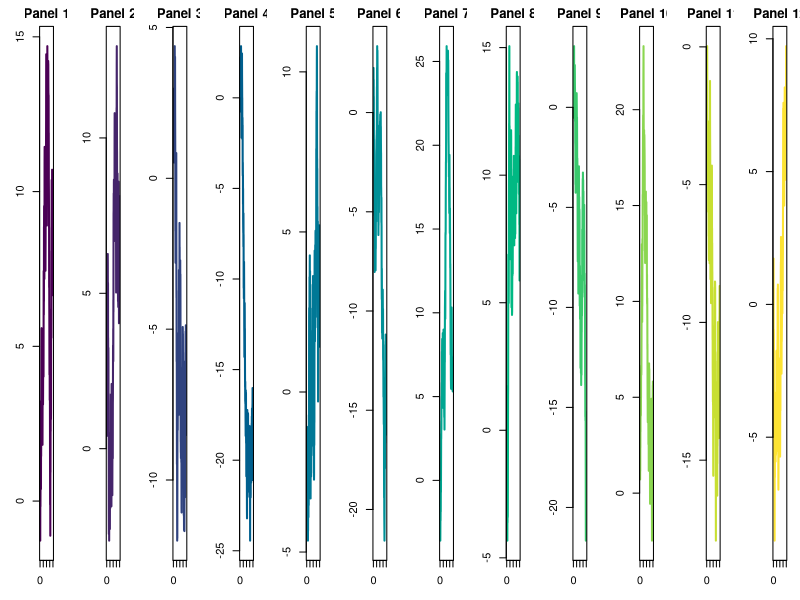
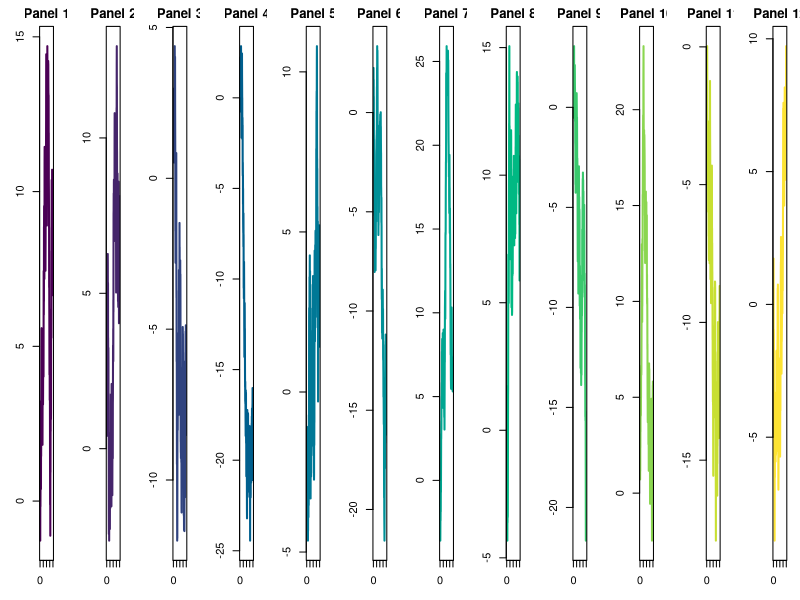

Here is the R script that generated these plots, in order: (Note: this script raises an error after producing the figures.)
## ---- chunk 1
library(ragg)

# A collage: `n` panels side by side, like a wide patchwork figure.
collage <- function(n = 12) {
  set.seed(1)
  par(mfrow = c(1, n), mar = c(3, 3, 2, 1))
  for (i in seq_len(n)) {
    plot(
      cumsum(rnorm(200)),
      type = "l",
      main = paste("Panel", i),
      xlab = "",
      ylab = "",
      col = hcl.colors(n)[i],
      lwd = 2
    )
  }
}
## ---- chunk 2
#| fig-alt: >-
#|   A row of 12 small line plots of random walks, each in its own color
#| panzoom: true
#| fig-width: 25
#| fig-height: 2
#| dev: agg_webp
#| fig-ext: webp
#| dev.args:
#|   units: "in"
#|   res: 96
#| fig-cap: "A 25 × 2 inch collage of 12 random walks."

collage(n = 12)
## ---- chunk 3
#| fig-alt: >-
#|   A row of 12 small line plots of random walks, each in its own color
#| panzoom: true
#| fig-width: 25
#| fig-height: 2
#| dev: svg
#| fig-cap: "A 25 × 2 inch collage of 12 random walks."

collage(n = 12)
## ---- chunk 4
#| fig-alt: >-
#|   Filled contour map of Maunga Whau's heights in terrain colors, with a color
#|   key
#| panzoom: true
#| dev: agg_webp
#| fig-ext: webp
#| dev.args:
#|   units: "in"
#|   res: 96
#| fig-cap: "Maunga Whau's heights as filled contours."

filled.contour(volcano, color.palette = terrain.colors)
## ---- chunk 5
#| fig-alt: >-
#|   Filled contour map of Maunga Whau's heights in terrain colors, with a color
#|   key
#| panzoom: true
#| dev: svg
#| fig-cap: "Maunga Whau's heights as filled contours."

filled.contour(volcano, color.palette = terrain.colors)
## ---- chunk 6
#| fig-alt: >-
#|   Filled contour map of Maunga Whau's heights in terrain colors, with a color
#|   key
#| panzoom: true
#| dev: [png, pdf]
#| fig-cap: "Maunga Whau's heights as filled contours."

filled.contour(volcano, color.palette = terrain.colors)
## ---- chunk 7
#| fig-alt: >-
#|   Filled contour map of Maunga Whau's heights in terrain colors, with a color
#|   key, titled mu = 5, alpha = 0.05
#| panzoom: true
#| dev: [png, cairo_pdf]
#| fig-cap: >-
#|   Maunga Whau's heights as filled contours, titled mu = 5, alpha = 0.05, as
#|   png (and cairo_pdf).

filled.contour(
  volcano,
  color.palette = terrain.colors,
  plot.title = title(main = "mu = 5, alpha = 0.05")
)
## ---- chunk 8
#| fig-alt: >-
#|   A row of 12 small line plots of random walks, each in its own color
#| panzoom: true
#| fig-width: 100
#| fig-height: 5
#| dev: agg_webp
#| fig-ext: webp
#| dev.args:
#|   units: "in"
#|   res: 192
#| fig-cap: "A 100 × 5 inch collage of 12 random walks."
#| error: true

collage(n = 12)
## ---- chunk 9
#| panzoom: true
#| fig-show: animate
#| animation.hook: gifski
#| interval: 0.2
#| fig-alt: "A sine curve sliding to the right over one period, frame by frame"
#| fig-cap: "A sine wave, y = sin(x - t), as t runs over one period."

x <- seq(0, 4 * pi, length.out = 400)
for (t in seq(0, 2 * pi, length.out = 13)[-13]) {
  plot(x, sin(x - t), type = "l", lwd = 2, col = "#3B7DB8", ylab = "sin(x - t)")
}
